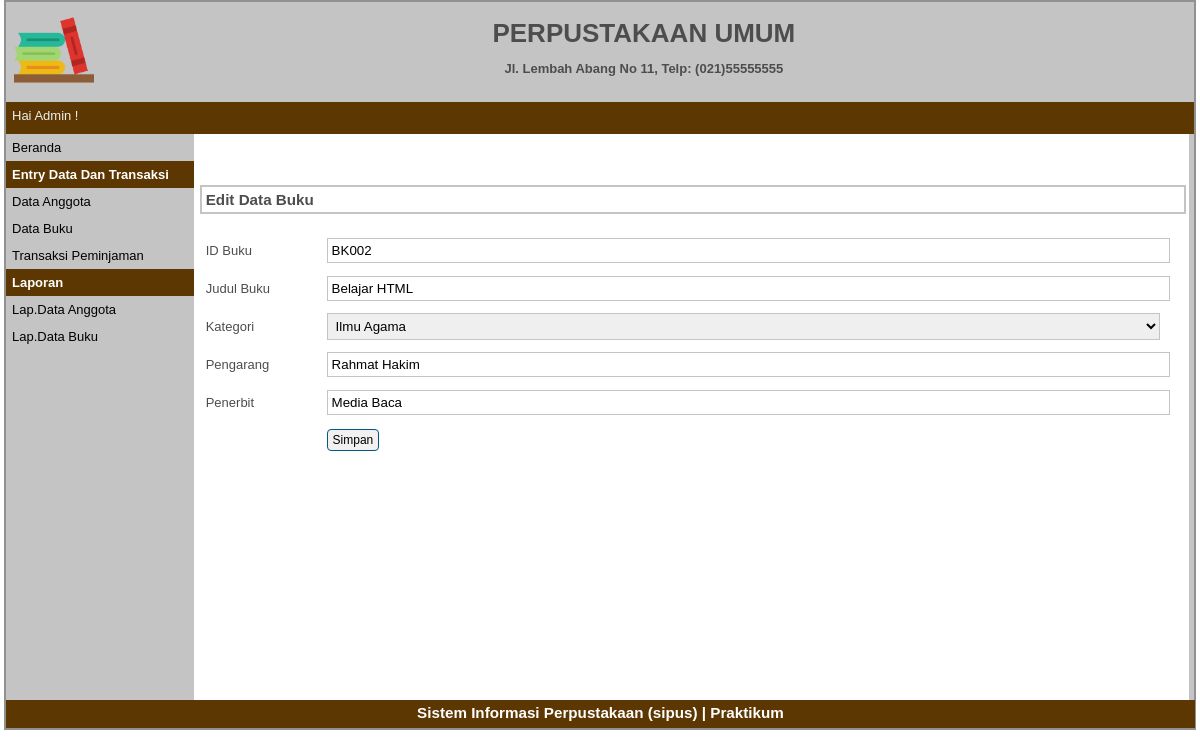
The page /perpus-master/index.php?p=buku-edit&id=BK002 on the database its author committed.
### tables this page shows
CREATE TABLE IF NOT EXISTS `tbbuku` (
  `idbuku` varchar(5) NOT NULL,
  `judulbuku` varchar(50) NOT NULL,
  `kategori` varchar(50) NOT NULL,
  `pengarang` varchar(40) NOT NULL,
  `penerbit` varchar(40) NOT NULL,
  `status` varchar(10) NOT NULL,
  PRIMARY KEY (`idbuku`)
);

### perpus-master/pages/buku-edit.php (the view, shortened to what this page needs)
<?php
	$idbuku=$_GET['id'];
	$q_tampil_buku=mysqli_query($db,"SELECT * FROM tbbuku WHERE idbuku='$idbuku'");
	$r_tampil_buku=mysqli_fetch_array($q_tampil_buku);
?>
<div id="label-page"><h3>Edit Data Buku</h3></div>
<div id="content">
<form action="proses/buku-edit-proses.php" method="post">
	<table id="tabel-input">
		<tr>
			<td class="label-formulir">ID Buku</td>
			<td class="isian-formulir"><input type="text" name="id" value="<?php echo $r_tampil_buku['idbuku']; ?>" class="isian-formulir isian-formulir-border"></td>
		</tr>
		<tr>
			<td class="label-formulir">Judul Buku</td>
			<td class="isian-formulir"><input type="text" name="judul"  value="<?php echo $r_tampil_buku['judulbuku']; ?>" class="isian-formulir isian-formulir-border"></td>
		</tr>
		<tr>
			<td class="label-formulir">Kategori</td>
			<td class="isian-formulir">
                <select  name="kat" value="<?php echo $r_tampil_buku['kategori']; ?>" class="isian-formulir isian-formulir-border">
                    <option value="Ilmu Agama">Ilmu Agama</option>
    			</select></td>
		</tr>
		<tr>
			<td class="label-formulir">Pengarang</td>
			<td class="isian-formulir"><input type="text" name="pen" value="<?php echo $r_tampil_buku['pengarang']; ?>" class="isian-formulir isian-formulir-border"></td>
		</tr>
        <tr>
			<td class="label-formulir">Penerbit</td>
			<td class="isian-formulir"><input type="text" name="per"  value="<?php echo $r_tampil_buku['penerbit']; ?>" class="isian-formulir isian-formulir-border"></td>
		</tr>
		<tr>
			<td class="label-formulir"></td>
			<td class="isian-formulir"><input type="submit" name="simpan" value="Simpan" class="tombol"></td>
		</tr>
	</table>
	</form>
</div>

### perpus-master/style.css (style rules this page uses)
* { margin:0px; padding:0px }
body { font-family:sans-serif; font-size:13px; color:#4D4D4D; }
#label-page { margin-top:6px; margin-bottom:6px; margin-left:6px; border:2px solid #C4C4C4; padding:4px; width:97.9%; }
#content { float:left; width:96.8%; min-height:454px; background-image : border:2px solid #C4C4C4; padding:10px; margin-bottom:6px; }
.tombol { border-radius:4px; font-size:12px; text-decoration:none; background-color:#F1F1F1; padding-top:3px; padding-bottom:3px; padding-left:5px; padding-right:5px; border:1px solid #01597E; color:black; }
#tabel-input { width:100%; }
.label-formulir { width:12%; height:36px; margin:20px; }
.isian-formulir { width:80%; padding:4px; width:99.8%; }
.isian-formulir-border { border:1px solid #C4C4C4; }

### rows shown on the page
tbbuku: id "BK002", judul "Belajar HTML", kat "Ilmu Agama", pen "Rahmat Hakim", per "Media Baca"
